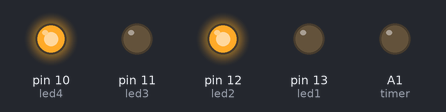
The sketch below on a simulated Arduino Uno, built with avr-gcc and run on an emulated ATmega328P. Shown: output pins drawn as LEDs (lit = HIGH).

Above: at 0.1 s.
Timing chart, 0 to 1.6 s (numbered marks = the images above):
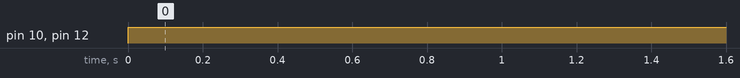

The sketch:

DigitalOutput4.ino
```cpp
/* Main.ino file generated by New Project wizard
 *
 * Created	: Tue Sep 22 2026
 * Processor	: Arduino Uno
 * Compiler	: Arduino AVR (Proteus)
 * Programmer	: Abd Rahim Bin Kasiman
 */

#define led1	13
#define led2	12
#define led3	11
#define led4	10
#define pbAL	8
#define pbAH	9
#define timer	A1

#define d1(x)	digitalWrite(led1,x? HIGH:LOW)
#define d2(x)	digitalWrite(led2,x? HIGH:LOW)
#define d3(x)	digitalWrite(led3,x? HIGH:LOW)
#define d4(x)	digitalWrite(led4,x? HIGH:LOW)

void LEDs(uint8_t x)
{  d1(x&(1<<0));
   d2(x&(1<<1));
   d3(x&(1<<2));
   d4(x&(1<<3));
}

void setup ()
{  pinMode(led1,OUTPUT);  pinMode(led2,OUTPUT);
   pinMode(led3,OUTPUT);  pinMode(led4,OUTPUT);
   pinMode(pbAL,INPUT);   pinMode(pbAH,INPUT);

   pinMode(timer,OUTPUT);
   digitalWrite(timer,LOW);

   Serial.begin(9600);
}

void loop()
{  LEDs(10);
}
```

Measured:
- by itself, pin 10 (led4), pin 12 (led2): LOW → HIGH at 0.00 s
